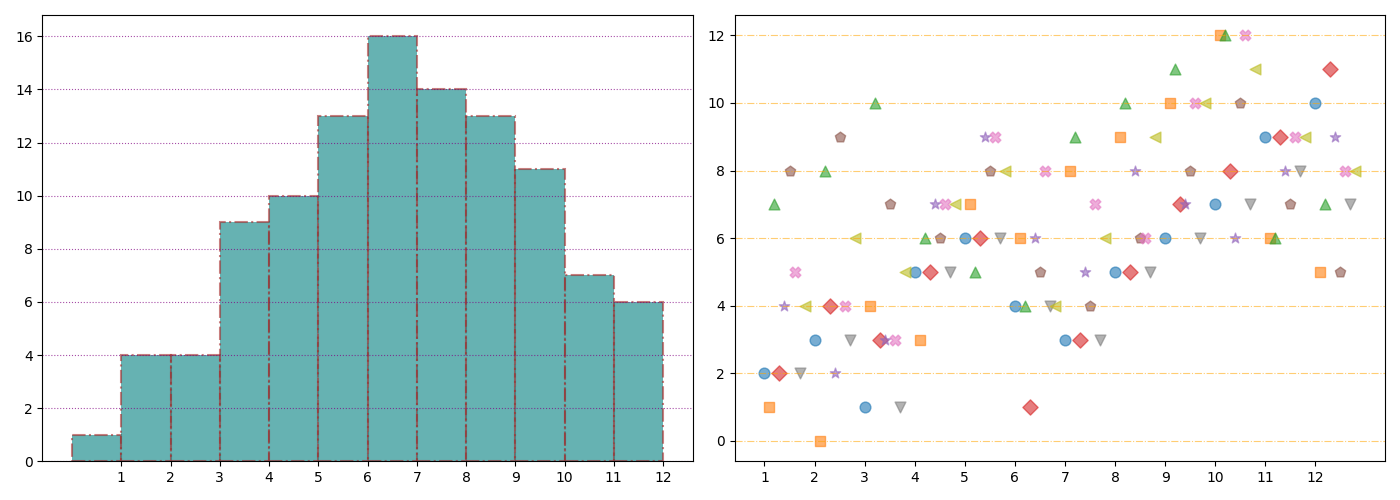

Reproduce this figure in Python.
import matplotlib.pyplot as plt
import numpy as np

monthly_observations = [
    [2, 3, 1, 5, 6, 4, 3, 5, 6, 7, 9, 10],
    [1, 0, 4, 3, 7, 6, 8, 9, 10, 12, 6, 5],
    [7, 8, 10, 6, 5, 4, 9, 10, 11, 12, 6, 7],
    [2, 4, 3, 5, 6, 1, 3, 5, 7, 8, 9, 11],
    [4, 2, 3, 7, 9, 6, 5, 8, 7, 6, 8, 9],
    [8, 9, 7, 6, 8, 5, 4, 6, 8, 10, 7, 5],
    [5, 4, 3, 7, 9, 8, 7, 6, 10, 12, 9, 8],
    [2, 3, 1, 5, 6, 4, 3, 5, 6, 7, 8, 7],
    [4, 6, 5, 7, 8, 4, 6, 9, 10, 11, 9, 8]
]

all_months = np.concatenate(monthly_observations)
months = np.arange(1, 13)

# Changed the subplot arrangement to 1 row and 2 columns
fig, (ax1, ax2) = plt.subplots(1, 2, figsize=(14, 5))  

ax1.hist(all_months, bins=12, color='teal', edgecolor='brown', alpha=0.6, linestyle='-.', linewidth=1.5)
ax1.set_xticks(np.arange(1, 13))
ax1.yaxis.grid(True, linestyle=':', which='major', color='purple', alpha=0.7)

years = [2011, 2012, 2013, 2014, 2016, 2017, 2018, 2019, 2020]
marker_styles = ['o', 's', '^', 'D', '*', 'p', 'X', 'v', '<', '>']
for i, (year, observations) in enumerate(zip(years, monthly_observations)):
    ax2.scatter(months + i * 0.1, observations, s=60, alpha=0.6, marker=marker_styles[i % len(marker_styles)])

ax2.set_xticks(np.arange(1, 13))
ax2.yaxis.grid(True, linestyle='-.', which='major', color='orange', alpha=0.55)

plt.tight_layout()
plt.show()
